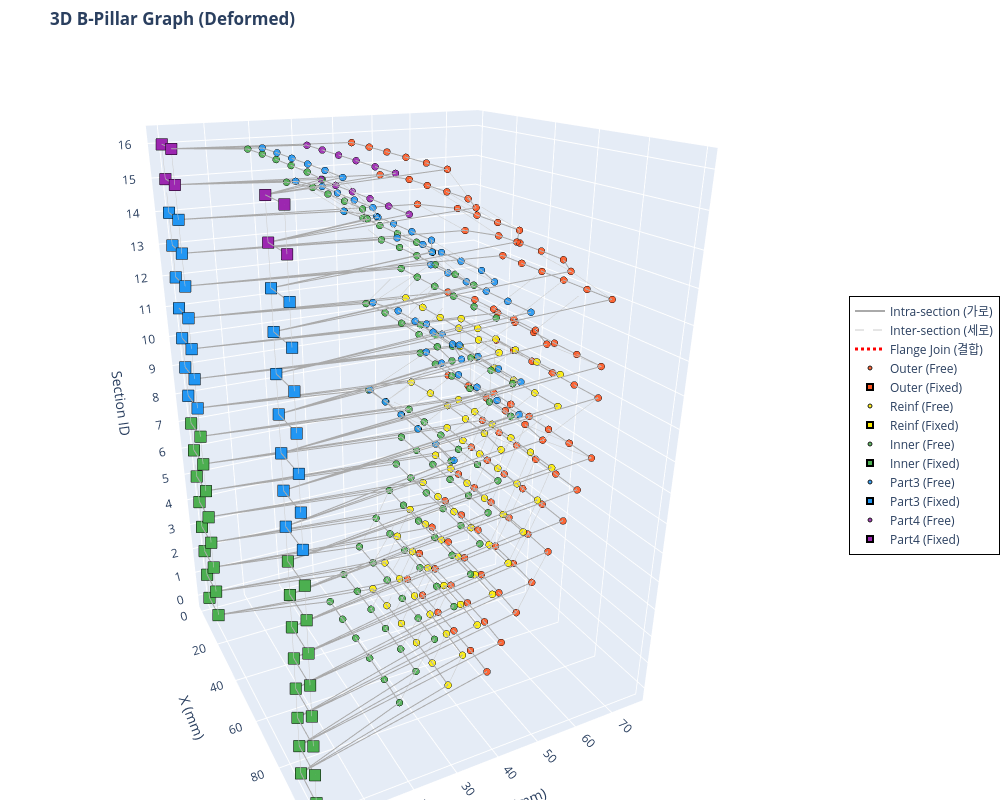

Notebook source saved alongside this figure:
### Code cell
import plotly.graph_objects as go
import numpy as np

def visualize_bpillar_plotly_deformed(x_tensor, deformed_x_tensor, edge_index_tensor, edge_attr_tensor, num_sections):
    # 텐서를 Numpy 배열로 변환
    x_np = x_tensor.cpu().numpy()
    deformed_x_np = deformed_x_tensor.cpu().numpy()
    ei_np = edge_index_tensor.cpu().numpy()
    ea_np = edge_attr_tensor.cpu().numpy()

    # 파트별 색상 맵 (Plotly용 Hex 컬러)
    color_map = {0: '#FF5722', 1: '#FFEE00', 2: '#4CAF50', 3: '#2196F3', 4: '#9C27B0'}
    part_names = {0: 'Outer', 1: 'Reinf', 2: 'Inner', 3: 'Part3', 4: 'Part4'}

    fig = go.Figure()

    # ---------------------------------------------------------
    # 1. 엣지(Edge) 그리기 (None-interleaving 기법 적용)
    # ---------------------------------------------------------
    def add_edges(edge_type_val, color, width, dash_style, name):
        mask = (ea_np[:, 3] == edge_type_val)
        edges = ei_np[:, mask]
        
        # 선을 한 번에 그리기 위해 [x1, x2, None, x3, x4, None...] 형태로 리스트 구성
        x_lines, y_lines, z_lines = [], [], []
        for i in range(edges.shape[1]):
            u, v = edges[0, i], edges[1, i]
            x_lines.extend([deformed_x_np[u, 0], deformed_x_np[v, 0], None])
            y_lines.extend([deformed_x_np[u, 1], deformed_x_np[v, 1], None])
            z_lines.extend([x_np[u, 5], x_np[v, 5], None])
            
        if x_lines:  # 엣지가 존재할 경우만 trace 추가
            fig.add_trace(go.Scatter3d(
                x=x_lines, y=y_lines, z=z_lines,
                mode='lines',
                line=dict(color=color, width=width, dash=dash_style),
                hoverinfo='none',  # 엣지에는 마우스 오버 끄기 (노드에만 집중)
                name=name,
                showlegend=True
            ))

    # 엣지 타입별 추가
    add_edges(edge_type_val=0.0, color='#AAAAAA', width=2, dash_style='solid', name='Intra-section (가로)')
    add_edges(edge_type_val=1.0, color='#CCCCCC', width=1, dash_style='dash',  name='Inter-section (세로)')
    add_edges(edge_type_val=2.0, color='#FF0000', width=3, dash_style='dot',   name='Flange Join (결합)')

    # ---------------------------------------------------------
    # 2. 노드(Node) 그리기 (Part 및 Fixed/Free 상태별 분리)
    # ---------------------------------------------------------
    for part_id, color in color_map.items():
        is_fixed = (x_np[:, 2] > 0) | (x_np[:, 3] > 0)
        
        mask_free = (x_np[:, 4] == part_id) & ~is_fixed
        mask_fixed = (x_np[:, 4] == part_id) & is_fixed
        
        p_name = part_names.get(part_id, f'Part {part_id}')
        
        # Free 노드 (원형)
        if mask_free.any():
            fig.add_trace(go.Scatter3d(
                x=deformed_x_np[mask_free, 0], y=deformed_x_np[mask_free, 1], z=x_np[mask_free, 5],
                mode='markers',
                name=f'{p_name} (Free)',
                marker=dict(size=4, color=color, symbol='circle',
                            line=dict(color='black', width=1), opacity=0.9),
                hovertemplate=f'<b>{p_name}</b><br>X: %{{x:.2f}}<br>Y: %{{y:.2f}}<br>Section(Z): %{{z}}<extra></extra>'
            ))
            
        # Fixed 노드 (크고 네모난 마커)
        if mask_fixed.any():
            fig.add_trace(go.Scatter3d(
                x=deformed_x_np[mask_fixed, 0], y=deformed_x_np[mask_fixed, 1], z=x_np[mask_fixed, 5],
                mode='markers',
                name=f'{p_name} (Fixed)',
                marker=dict(size=6, color=color, symbol='square',
                            line=dict(color='black', width=2), opacity=1.0),
                hovertemplate=f'<b>{p_name} [FIXED]</b><br>X: %{{x:.2f}}<br>Y: %{{y:.2f}}<br>Section(Z): %{{z}}<extra></extra>'
            ))

    # ---------------------------------------------------------
    # 3. 레이아웃(Layout) 및 카메라 설정
    # ---------------------------------------------------------
    fig.update_layout(
        title="<b>3D B-Pillar Graph (Deformed)</b>",
        scene=dict(
            xaxis_title='X (mm)',
            yaxis_title='Y (mm)',
            zaxis_title='Section ID',
            zaxis=dict(tickmode='linear', tick0=0, dtick=1), # Z축 눈금을 1단위로 표시
            aspectmode='manual',
            aspectratio=dict(x=1, y=1, z=1.5),  # Z축(높이) 비율을 약간 길게 설정
            camera=dict(eye=dict(x=2.0, y=-1.0, z=1.0)) # 초기 카메라 앵글
        ),
        width=1000,
        height=800,
        legend=dict(
            x=1.05, y=0.5,
            bgcolor='rgba(255, 255, 255, 0.8)',
            bordercolor='Black',
            borderwidth=1
        ),
        margin=dict(l=0, r=0, b=0, t=50) # 여백 최소화
    )

    fig.show()

# 함수 실행 (앞서 생성하신 x, edge_index, edge_attr 텐서를 그대로 넣으시면 됩니다)
visualize_bpillar_plotly_deformed(x, info['new_coords'], edge_index, edge_attr, num_sections)

print("📌 마우스 조작 방법:")
print("   • 마우스 좌클릭 드래그: 3D 회전")
print("   • 마우스 우클릭 드래그: 이동 (Pan)")
print("   • 마우스 휠: 확대/축소") 
print("   • 점 위에 마우스 올리기: 좌표 및 파트 상세 정보 표시")
print("   • 우측 범례(Legend) 클릭: 해당 파트/엣지 표시 또는 숨김")

### Figure 1 — Plotly figure (JSON) as saved in the notebook; plotly's stock layout.template omitted (floating-point values rounded to 4 significant figures; data arrays with more than 128 entries replaced by an {"elided": "..."} marker saying what was removed)
{"data": [{"hoverinfo": "none", "line": {"color": "#AAAAAA", "dash": "solid", "width": 2}, "mode": "lines", "name": "Intra-section (가로)", "showlegend": true, "type": "scatter3d", "x": {"elided": "3078 float values"}, "y": {"elided": "3078 float values"}, "z": {"elided": "3078 int values"}}, {"hoverinfo": "none", "line": {"color": "#CCCCCC", "dash": "dash", "width": 1}, "mode": "lines", "name": "Inter-section (세로)", "showlegend": true, "type": "scatter3d", "x": {"elided": "3120 float values"}, "y": {"elided": "3120 float values"}, "z": {"elided": "3120 int values"}}, {"hoverinfo": "none", "line": {"color": "#FF0000", "dash": "dot", "width": 3}, "mode": "lines", "name": "Flange Join (결합)", "showlegend": true, "type": "scatter3d", "x": {"elided": "828 int values"}, "y": {"elided": "828 int values"}, "z": {"elided": "828 int values"}}, {"hovertemplate": "<b>Outer</b><br>X: %{x:.2f}<br>Y: %{y:.2f}<br>Section(Z): %{z}<extra></extra>", "marker": {"color": "#FF5722", "line": {"color": "black", "width": 1}, "opacity": 0.9, "size": 4, "symbol": "circle"}, "mode": "markers", "name": "Outer (Free)", "type": "scatter3d", "x": [20.37, 31.48, 42.59, 53.7, 64.81, 75.94, 20.38, 31.49, 42.59, 53.71, 64.82, 75.95, 20.41, 31.51, 42.62, 53.74, 64.85, 75.98, 20.49, 31.6, 42.71, 53.82, 64.93, 76.05, 20.63, 31.74, 42.85, 53.97, 65.08, 76.19, 20.77, 31.88, 43.0, 54.11, 65.22, 76.33, 20.82, 31.94, 43.06, 54.17, 65.29, 76.4, 20.74, 31.86, 42.98, 54.09, 65.21, 76.33, 20.68, 31.8, 42.92, 54.04, 65.16, 76.28, 20.76, 31.87, 42.99, 54.11, 65.23, 76.35, 20.76, 31.87, 42.99, 54.11, 65.23, 76.35, 20.65, 31.71, 42.84, 53.95, 65.06, 76.25, 20.28, 31.39, 42.5, 53.61, 64.72, 75.84, 20.26, 31.3, 42.41, 53.52, 64.63, 75.81, 20.3, 31.38, 42.49, 53.6, 64.7, 75.85, 20.29, 31.44, 42.55, 53.66, 64.76, 75.83, 20.27, 31.41, 42.52, 53.63, 64.74, 75.81], "y": [50.47, 50.64, 50.62, 50.52, 50.31, 49.79, 54.06, 54.3, 54.29, 54.18, 53.95, 53.33, 57.82, 58.03, 58.02, 57.89, 57.62, 57.01, 61.63, 61.74, 61.69, 61.55, 61.26, 60.72, 65.44, 65.29, 65.12, 64.98, 64.8, 64.55, 69.08, 68.81, 68.57, 68.4, 68.2, 67.99, 72.17, 71.96, 71.77, 71.6, 71.39, 71.16, 75.32, 75.11, 74.95, 74.79, 74.57, 74.37, 61.68, 62.54, 62.5, 62.36, 62.1, 60.91, 75.46, 75.07, 74.82, 74.68, 74.61, 74.67, 75.48, 75.09, 74.84, 74.7, 74.62, 74.69, 61.11, 63.61, 63.56, 63.45, 63.35, 60.32, 76.47, 76.39, 76.31, 76.28, 76.25, 76.23, 65.62, 69.66, 69.91, 69.85, 69.53, 65.2, 52.89, 58.53, 58.51, 58.4, 58.24, 52.07, 43.55, 46.46, 46.32, 46.21, 46.14, 42.89, 36.94, 37.19, 37.17, 37.14, 37.07, 36.77], "z": [0.0, 0.0, 0.0, 0.0, 0.0, 0.0, 1.0, 1.0, 1.0, 1.0, 1.0, 1.0, 2.0, 2.0, 2.0, 2.0, 2.0, 2.0, 3.0, 3.0, 3.0, 3.0, 3.0, 3.0, 4.0, 4.0, 4.0, 4.0, 4.0, 4.0, 5.0, 5.0, 5.0, 5.0, 5.0, 5.0, 6.0, 6.0, 6.0, 6.0, 6.0, 6.0, 7.0, 7.0, 7.0, 7.0, 7.0, 7.0, 8.0, 8.0, 8.0, 8.0, 8.0, 8.0, 9.0, 9.0, 9.0, 9.0, 9.0, 9.0, 10.0, 10.0, 10.0, 10.0, 10.0, 10.0, 11.0, 11.0, 11.0, 11.0, 11.0, 11.0, 12.0, 12.0, 12.0, 12.0, 12.0, 12.0, 13.0, 13.0, 13.0, 13.0, 13.0, 13.0, 14.0, 14.0, 14.0, 14.0, 14.0, 14.0, 15.0, 15.0, 15.0, 15.0, 15.0, 15.0, 16.0, 16.0, 16.0, 16.0, 16.0, 16.0]}, {"hovertemplate": "<b>Outer [FIXED]</b><br>X: %{x:.2f}<br>Y: %{y:.2f}<br>Section(Z): %{z}<extra></extra>", "marker": {"color": "#FF5722", "line": {"color": "black", "width": 2}, "opacity": 1, "size": 6, "symbol": "square"}, "mode": "markers", "name": "Outer (Fixed)", "type": "scatter3d", "x": [0.0, 11.11, 88.89, 100.0, 0.0, 11.11, 88.89, 100.0, 0.0, 11.11, 88.89, 100.0, 0.0, 11.11, 88.89, 100.0, 0.0, 11.11, 88.89, 100.0, 0.0, 11.11, 88.89, 100.0, 0.0, 11.11, 88.89, 100.0, 0.0, 11.11, 88.89, 100.0, 0.0, 11.11, 88.89, 100.0, 0.0, 11.11, 88.89, 100.0, 0.0, 11.11, 88.89, 100.0, 0.0, 11.11, 88.89, 100.0, 0.0, 11.11, 88.89, 100.0, 0.0, 11.11, 88.89, 100.0, 0.0, 11.11, 88.89, 100.0, 0.0, 11.11, 88.89, 100.0, 0.0, 11.11, 88.89, 100.0], "y": [0.0, 0.0, 0.0, 0.0, 0.0, 0.0, 0.0, 0.0, 0.0, 0.0, 0.0, 0.0, 0.0, 0.0, 0.0, 0.0, 0.0, 0.0, 0.0, 0.0, 0.0, 0.0, 0.0, 0.0, 0.0, 0.0, 0.0, 0.0, 0.0, 0.0, 0.0, 0.0, 0.0, 0.0, 0.0, 0.0, 0.0, 0.0, 0.0, 0.0, 0.0, 0.0, 0.0, 0.0, 0.0, 0.0, 0.0, 0.0, 0.0, 0.0, 0.0, 0.0, 0.0, 0.0, 0.0, 0.0, 0.0, 0.0, 0.0, 0.0, 0.0, 0.0, 0.0, 0.0, 0.0, 0.0, 0.0, 0.0], "z": [0.0, 0.0, 0.0, 0.0, 1.0, 1.0, 1.0, 1.0, 2.0, 2.0, 2.0, 2.0, 3.0, 3.0, 3.0, 3.0, 4.0, 4.0, 4.0, 4.0, 5.0, 5.0, 5.0, 5.0, 6.0, 6.0, 6.0, 6.0, 7.0, 7.0, 7.0, 7.0, 8.0, 8.0, 8.0, 8.0, 9.0, 9.0, 9.0, 9.0, 10.0, 10.0, 10.0, 10.0, 11.0, 11.0, 11.0, 11.0, 12.0, 12.0, 12.0, 12.0, 13.0, 13.0, 13.0, 13.0, 14.0, 14.0, 14.0, 14.0, 15.0, 15.0, 15.0, 15.0, 16.0, 16.0, 16.0, 16.0]}, {"hovertemplate": "<b>Reinf</b><br>X: %{x:.2f}<br>Y: %{y:.2f}<br>Section(Z): %{z}<extra></extra>", "marker": {"color": "#FFEE00", "line": {"color": "black", "width": 1}, "opacity": 0.9, "size": 4, "symbol": "circle"}, "mode": "markers", "name": "Reinf (Free)", "type": "scatter3d", "x": [20.37, 31.48, 42.59, 53.71, 64.82, 75.94, 20.38, 31.49, 42.6, 53.71, 64.83, 75.95, 20.41, 31.52, 42.63, 53.74, 64.86, 75.98, 20.49, 31.6, 42.71, 53.82, 64.94, 76.05, 20.64, 31.75, 42.86, 53.97, 65.08, 76.2, 20.78, 31.89, 43.01, 54.12, 65.23, 76.34, 20.83, 31.96, 43.07, 54.19, 65.31, 76.42, 20.76, 31.88, 43.0, 54.11, 65.23, 76.35, 20.7, 31.81, 42.93, 54.05, 65.17, 76.29, 20.77, 31.88, 43.0, 54.12, 65.24, 76.36, 20.77, 31.88, 43.0, 54.12, 65.24, 76.36, 20.68, 31.81, 42.92, 54.04, 65.16, 76.27], "y": [40.12, 40.22, 40.18, 40.07, 39.88, 39.44, 43.73, 43.88, 43.85, 43.73, 43.53, 43.01, 47.4, 47.54, 47.52, 47.38, 47.15, 46.6, 51.11, 51.18, 51.14, 51.0, 50.73, 50.2, 54.83, 54.67, 54.51, 54.37, 54.18, 53.93, 58.38, 58.12, 57.88, 57.71, 57.52, 57.31, 61.59, 61.37, 61.16, 60.98, 60.76, 60.53, 64.76, 64.54, 64.37, 64.2, 63.98, 63.75, 51.27, 52.08, 52.05, 51.91, 51.66, 50.53, 64.93, 64.55, 64.31, 64.17, 64.09, 64.15, 64.95, 64.59, 64.35, 64.21, 64.13, 64.17, 49.75, 49.81, 49.72, 49.58, 49.38, 48.98], "z": [0.0, 0.0, 0.0, 0.0, 0.0, 0.0, 1.0, 1.0, 1.0, 1.0, 1.0, 1.0, 2.0, 2.0, 2.0, 2.0, 2.0, 2.0, 3.0, 3.0, 3.0, 3.0, 3.0, 3.0, 4.0, 4.0, 4.0, 4.0, 4.0, 4.0, 5.0, 5.0, 5.0, 5.0, 5.0, 5.0, 6.0, 6.0, 6.0, 6.0, 6.0, 6.0, 7.0, 7.0, 7.0, 7.0, 7.0, 7.0, 8.0, 8.0, 8.0, 8.0, 8.0, 8.0, 9.0, 9.0, 9.0, 9.0, 9.0, 9.0, 10.0, 10.0, 10.0, 10.0, 10.0, 10.0, 11.0, 11.0, 11.0, 11.0, 11.0, 11.0]}, {"hovertemplate": "<b>Reinf [FIXED]</b><br>X: %{x:.2f}<br>Y: %{y:.2f}<br>Section(Z): %{z}<extra></extra>", "marker": {"color": "#FFEE00", "line": {"color": "black", "width": 2}, "opacity": 1, "size": 6, "symbol": "square"}, "mode": "markers", "name": "Reinf (Fixed)", "type": "scatter3d", "x": [0.0, 11.11, 88.89, 100.0, 0.0, 11.11, 88.89, 100.0, 0.0, 11.11, 88.89, 100.0, 0.0, 11.11, 88.89, 100.0, 0.0, 11.11, 88.89, 100.0, 0.0, 11.11, 88.89, 100.0, 0.0, 11.11, 88.89, 100.0, 0.0, 11.11, 88.89, 100.0, 0.0, 11.11, 88.89, 100.0, 0.0, 11.11, 88.89, 100.0, 0.0, 11.11, 88.89, 100.0, 0.0, 11.11, 88.89, 100.0], "y": [0.0, 0.0, 0.0, 0.0, 0.0, 0.0, 0.0, 0.0, 0.0, 0.0, 0.0, 0.0, 0.0, 0.0, 0.0, 0.0, 0.0, 0.0, 0.0, 0.0, 0.0, 0.0, 0.0, 0.0, 0.0, 0.0, 0.0, 0.0, 0.0, 0.0, 0.0, 0.0, 0.0, 0.0, 0.0, 0.0, 0.0, 0.0, 0.0, 0.0, 0.0, 0.0, 0.0, 0.0, 0.0, 0.0, 0.0, 0.0], "z": [0.0, 0.0, 0.0, 0.0, 1.0, 1.0, 1.0, 1.0, 2.0, 2.0, 2.0, 2.0, 3.0, 3.0, 3.0, 3.0, 4.0, 4.0, 4.0, 4.0, 5.0, 5.0, 5.0, 5.0, 6.0, 6.0, 6.0, 6.0, 7.0, 7.0, 7.0, 7.0, 8.0, 8.0, 8.0, 8.0, 9.0, 9.0, 9.0, 9.0, 10.0, 10.0, 10.0, 10.0, 11.0, 11.0, 11.0, 11.0]}, {"hovertemplate": "<b>Inner</b><br>X: %{x:.2f}<br>Y: %{y:.2f}<br>Section(Z): %{z}<extra></extra>", "marker": {"color": "#4CAF50", "line": {"color": "black", "width": 1}, "opacity": 0.9, "size": 4, "symbol": "circle"}, "mode": "markers", "name": "Inner (Free)", "type": "scatter3d", "x": [20.71, 31.83, 42.94, 54.05, 65.16, 76.27, 20.71, 31.83, 42.94, 54.05, 65.16, 76.27, 20.75, 31.87, 42.98, 54.09, 65.2, 76.3, 20.73, 31.86, 42.98, 54.09, 65.2, 76.31, 20.71, 31.83, 42.95, 54.06, 65.17, 76.28, 20.74, 31.86, 42.98, 54.1, 65.22, 76.33, 20.71, 31.83, 42.95, 54.07, 65.19, 76.3, 20.69, 31.81, 42.93, 54.05, 65.17, 76.28, 20.68, 31.79, 42.92, 54.04, 65.17, 76.3, 20.68, 31.81, 42.95, 54.07, 65.2, 76.31, 20.68, 31.81, 42.95, 54.07, 65.2, 76.31, 20.64, 31.72, 42.85, 53.97, 65.09, 76.26, 20.54, 31.66, 42.78, 53.89, 65.01, 76.11, 20.55, 31.68, 42.8, 53.91, 65.02, 76.13, 20.58, 31.68, 42.8, 53.91, 65.01, 76.13, 20.67, 31.76, 42.87, 53.98, 65.09, 76.23, 20.78, 31.91, 43.01, 54.12, 65.23, 76.33], "y": [27.72, 27.64, 27.52, 27.39, 27.24, 26.95, 31.79, 31.86, 31.78, 31.65, 31.45, 30.99, 36.37, 36.36, 36.2, 36.06, 35.89, 35.53, 41.24, 41.11, 40.88, 40.72, 40.56, 40.25, 45.05, 44.86, 44.67, 44.53, 44.4, 44.23, 47.05, 46.88, 46.71, 46.57, 46.43, 46.25, 48.54, 48.45, 48.37, 48.27, 48.16, 48.02, 50.68, 50.51, 50.39, 50.28, 50.2, 50.12, 39.76, 40.28, 40.18, 40.01, 39.74, 38.69, 53.72, 53.3, 52.98, 52.76, 52.6, 52.51, 53.75, 53.33, 53.01, 52.78, 52.63, 52.54, 39.52, 40.35, 40.26, 40.08, 39.81, 38.37, 48.62, 48.43, 48.28, 48.2, 48.12, 48.08, 43.64, 44.01, 43.87, 43.73, 43.58, 42.77, 34.71, 35.42, 35.31, 35.18, 35.05, 33.9, 21.77, 24.33, 24.19, 24.07, 24.0, 21.05, 13.79, 14.06, 13.95, 13.81, 13.66, 13.02], "z": [0.0, 0.0, 0.0, 0.0, 0.0, 0.0, 1.0, 1.0, 1.0, 1.0, 1.0, 1.0, 2.0, 2.0, 2.0, 2.0, 2.0, 2.0, 3.0, 3.0, 3.0, 3.0, 3.0, 3.0, 4.0, 4.0, 4.0, 4.0, 4.0, 4.0, 5.0, 5.0, 5.0, 5.0, 5.0, 5.0, 6.0, 6.0, 6.0, 6.0, 6.0, 6.0, 7.0, 7.0, 7.0, 7.0, 7.0, 7.0, 8.0, 8.0, 8.0, 8.0, 8.0, 8.0, 9.0, 9.0, 9.0, 9.0, 9.0, 9.0, 10.0, 10.0, 10.0, 10.0, 10.0, 10.0, 11.0, 11.0, 11.0, 11.0, 11.0, 11.0, 12.0, 12.0, 12.0, 12.0, 12.0, 12.0, 13.0, 13.0, 13.0, 13.0, 13.0, 13.0, 14.0, 14.0, 14.0, 14.0, 14.0, 14.0, 15.0, 15.0, 15.0, 15.0, 15.0, 15.0, 16.0, 16.0, 16.0, 16.0, 16.0, 16.0]}, {"hovertemplate": "<b>Inner [FIXED]</b><br>X: %{x:.2f}<br>Y: %{y:.2f}<br>Section(Z): %{z}<extra></extra>", "marker": {"color": "#4CAF50", "line": {"color": "black", "width": 2}, "opacity": 1, "size": 6, "symbol": "square"}, "mode": "markers", "name": "Inner (Fixed)", "type": "scatter3d", "x": [0.0, 11.11, 88.89, 100.0, 0.0, 11.11, 88.89, 100.0, 0.0, 11.11, 88.89, 100.0, 0.0, 11.11, 88.89, 100.0, 0.0, 11.11, 88.89, 100.0, 0.0, 11.11, 88.89, 100.0, 0.0, 11.11, 88.89, 100.0, 0.0, 11.11, 88.89, 100.0, 0.0, 11.11, 88.89, 100.0, 0.0, 11.11, 88.89, 100.0, 0.0, 11.11, 88.89, 100.0, 0.0, 11.11, 88.89, 100.0, 0.0, 11.11, 88.89, 100.0, 0.0, 11.11, 88.89, 100.0, 0.0, 11.11, 88.89, 100.0, 0.0, 11.11, 88.89, 100.0, 0.0, 11.11, 88.89, 100.0], "y": [0.0, 0.0, 0.0, 0.0, 0.0, 0.0, 0.0, 0.0, 0.0, 0.0, 0.0, 0.0, 0.0, 0.0, 0.0, 0.0, 0.0, 0.0, 0.0, 0.0, 0.0, 0.0, 0.0, 0.0, 0.0, 0.0, 0.0, 0.0, 0.0, 0.0, 0.0, 0.0, 0.0, 0.0, 0.0, 0.0, 0.0, 0.0, 0.0, 0.0, 0.0, 0.0, 0.0, 0.0, 0.0, 0.0, 0.0, 0.0, 0.0, 0.0, 0.0, 0.0, 0.0, 0.0, 0.0, 0.0, 0.0, 0.0, 0.0, 0.0, 0.0, 0.0, 0.0, 0.0, 0.0, 0.0, 0.0, 0.0], "z": [0.0, 0.0, 0.0, 0.0, 1.0, 1.0, 1.0, 1.0, 2.0, 2.0, 2.0, 2.0, 3.0, 3.0, 3.0, 3.0, 4.0, 4.0, 4.0, 4.0, 5.0, 5.0, 5.0, 5.0, 6.0, 6.0, 6.0, 6.0, 7.0, 7.0, 7.0, 7.0, 8.0, 8.0, 8.0, 8.0, 9.0, 9.0, 9.0, 9.0, 10.0, 10.0, 10.0, 10.0, 11.0, 11.0, 11.0, 11.0, 12.0, 12.0, 12.0, 12.0, 13.0, 13.0, 13.0, 13.0, 14.0, 14.0, 14.0, 14.0, 15.0, 15.0, 15.0, 15.0, 16.0, 16.0, 16.0, 16.0]}, {"hovertemplate": "<b>Part3</b><br>X: %{x:.2f}<br>Y: %{y:.2f}<br>Section(Z): %{z}<extra></extra>", "marker": {"color": "#2196F3", "line": {"color": "black", "width": 1}, "opacity": 0.9, "size": 4, "symbol": "circle"}, "mode": "markers", "name": "Part3 (Free)", "type": "scatter3d", "x": [20.67, 31.79, 42.91, 54.03, 65.15, 76.27, 20.76, 31.87, 42.99, 54.11, 65.23, 76.35, 20.76, 31.87, 42.99, 54.11, 65.23, 76.35, 20.64, 31.71, 42.84, 53.95, 65.06, 76.24, 20.28, 31.4, 42.51, 53.62, 64.73, 75.84, 20.24, 31.3, 42.42, 53.53, 64.63, 75.79, 20.3, 31.38, 42.49, 53.6, 64.7, 75.84, 20.29, 31.44, 42.55, 53.66, 64.77, 75.83, 20.28, 31.41, 42.52, 53.63, 64.74, 75.82], "y": [40.15, 40.18, 40.08, 39.94, 39.74, 39.35, 55.33, 54.97, 54.73, 54.58, 54.49, 54.5, 55.36, 54.97, 54.73, 54.58, 54.48, 54.52, 41.26, 43.61, 43.54, 43.43, 43.32, 40.5, 56.48, 56.39, 56.31, 56.27, 56.25, 56.23, 47.7, 49.87, 49.97, 49.92, 49.75, 47.49, 34.72, 38.66, 38.58, 38.47, 38.34, 33.91, 23.88, 26.47, 26.32, 26.21, 26.14, 23.19, 17.0, 17.2, 17.18, 17.14, 17.09, 16.83], "z": [8.0, 8.0, 8.0, 8.0, 8.0, 8.0, 9.0, 9.0, 9.0, 9.0, 9.0, 9.0, 10.0, 10.0, 10.0, 10.0, 10.0, 10.0, 11.0, 11.0, 11.0, 11.0, 11.0, 11.0, 12.0, 12.0, 12.0, 12.0, 12.0, 12.0, 13.0, 13.0, 13.0, 13.0, 13.0, 13.0, 14.0, 14.0, 14.0, 14.0, 14.0, 14.0, 15.0, 15.0, 15.0, 15.0, 15.0, 15.0, 16.0, 16.0, 16.0, 16.0, 16.0, 16.0]}, {"hovertemplate": "<b>Part3 [FIXED]</b><br>X: %{x:.2f}<br>Y: %{y:.2f}<br>Section(Z): %{z}<extra></extra>", "marker": {"color": "#2196F3", "line": {"color": "black", "width": 2}, "opacity": 1, "size": 6, "symbol": "square"}, "mode": "markers", "name": "Part3 (Fixed)", "type": "scatter3d", "x": [0.0, 11.11, 88.89, 100.0, 0.0, 11.11, 88.89, 100.0, 0.0, 11.11, 88.89, 100.0, 0.0, 11.11, 88.89, 100.0, 0.0, 11.11, 88.89, 100.0, 0.0, 11.11, 88.89, 100.0, 0.0, 11.11, 88.89, 100.0, 0.0, 11.11, 88.89, 100.0, 0.0, 11.11, 88.89, 100.0], "y": [0.0, 0.0, 0.0, 0.0, 0.0, 0.0, 0.0, 0.0, 0.0, 0.0, 0.0, 0.0, 0.0, 0.0, 0.0, 0.0, 0.0, 0.0, 0.0, 0.0, 0.0, 0.0, 0.0, 0.0, 0.0, 0.0, 0.0, 0.0, 0.0, 0.0, 0.0, 0.0, 0.0, 0.0, 0.0, 0.0], "z": [8.0, 8.0, 8.0, 8.0, 9.0, 9.0, 9.0, 9.0, 10.0, 10.0, 10.0, 10.0, 11.0, 11.0, 11.0, 11.0, 12.0, 12.0, 12.0, 12.0, 13.0, 13.0, 13.0, 13.0, 14.0, 14.0, 14.0, 14.0, 15.0, 15.0, 15.0, 15.0, 16.0, 16.0, 16.0, 16.0]}, {"hovertemplate": "<b>Part4</b><br>X: %{x:.2f}<br>Y: %{y:.2f}<br>Section(Z): %{z}<extra></extra>", "marker": {"color": "#9C27B0", "line": {"color": "black", "width": 1}, "opacity": 0.9, "size": 4, "symbol": "circle"}, "mode": "markers", "name": "Part4 (Free)", "type": "scatter3d", "x": [20.26, 31.41, 42.52, 53.63, 64.74, 75.83, 20.26, 31.38, 42.49, 53.6, 64.71, 75.8], "y": [29.63, 29.46, 29.52, 29.48, 29.35, 29.28, 26.76, 26.8, 26.8, 26.78, 26.74, 26.65], "z": [15.0, 15.0, 15.0, 15.0, 15.0, 15.0, 16.0, 16.0, 16.0, 16.0, 16.0, 16.0]}, {"hovertemplate": "<b>Part4 [FIXED]</b><br>X: %{x:.2f}<br>Y: %{y:.2f}<br>Section(Z): %{z}<extra></extra>", "marker": {"color": "#9C27B0", "line": {"color": "black", "width": 2}, "opacity": 1, "size": 6, "symbol": "square"}, "mode": "markers", "name": "Part4 (Fixed)", "type": "scatter3d", "x": [0.0, 11.11, 88.89, 100.0, 0.0, 11.11, 88.89, 100.0], "y": [0.0, 0.0, 0.0, 0.0, 0.0, 0.0, 0.0, 0.0], "z": [15.0, 15.0, 15.0, 15.0, 16.0, 16.0, 16.0, 16.0]}], "layout": {"height": 800, "legend": {"bgcolor": "rgba(255, 255, 255, 0.8)", "bordercolor": "Black", "borderwidth": 1, "x": 1.05, "y": 0.5}, "margin": {"b": 0, "l": 0, "r": 0, "t": 50}, "scene": {"aspectmode": "manual", "aspectratio": {"x": 1, "y": 1, "z": 1.5}, "camera": {"eye": {"x": 2, "y": -1, "z": 1}}, "xaxis": {"title": {"text": "X (mm)"}}, "yaxis": {"title": {"text": "Y (mm)"}}, "zaxis": {"dtick": 1, "tick0": 0, "tickmode": "linear", "title": {"text": "Section ID"}}}, "title": {"text": "<b>3D B-Pillar Graph (Deformed)</b>"}, "width": 1000}}
